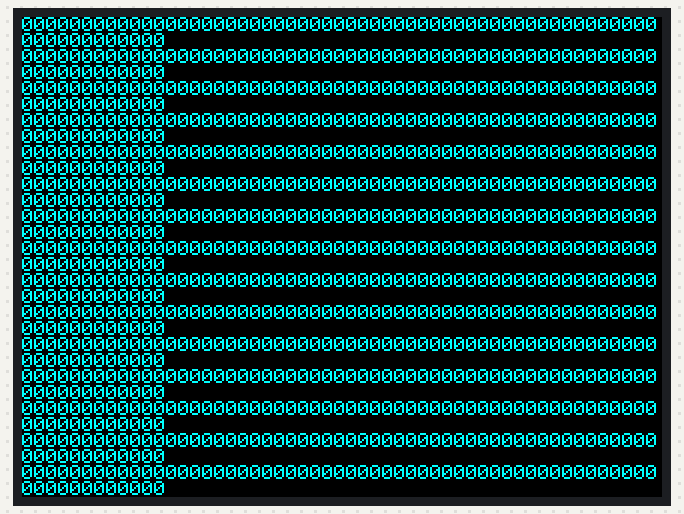
Recording of a sketch running on a simulated Arduino Uno, built with avr-gcc and run on an emulated ATmega328P. On the bench: 320×240 colour display. What the sketch prints to the serial monitor is not drawn.

Above: at 0.4 s.
At 1.1 s:
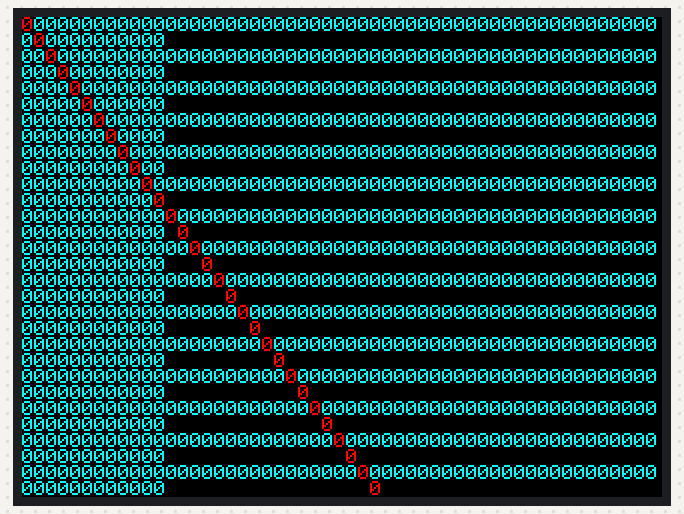

The sketch:

Apollo.ino
```cpp
//#define ONBOARD_APPLICATION

/*
#include "SevenSegmentDisplay.h"
#include "Timer.h"
#include "Buzzer.h"
#include "AnalogButtons.h"
#include "AnalogSensor.h"
#include "Averager.h"
#include "Display.h"
*/

#ifdef ONBOARD_APPLICATION
#include "Challenger.h"
#else
#include "Houston.h"
#endif


////////////////////////////////////////////////////////////////////////////////////////////////////
#ifdef ONBOARD_APPLICATION
CChallenger		g_application;
#else
CHouston		g_application;
#endif

/*
CTimer							g_fpsTimer( true );
CTFTDisplayOpenSmart400x240		g_display;
int								g_cyclesCount = 0;
*/


////////////////////////////////////////////////////////////////////////////////////////////////////
void setup()
{
	g_application.Init();


	/*
	Serial.begin( 9600 );
	g_fpsTimer.Start( 1000, true );
	g_display.Init();
	g_display.SetTextMode();
	*/
}
////////////////////////////////////////////////////////////////////////////////////////////////////
void loop()
{
	g_application.Tick();
	/*
	// Check FPS counter
	if( g_fpsTimer.IsReady() )
	{
		const unsigned int fps = g_cyclesCount;
		Serial.print( "FPS: " );
		Serial.println( fps );
		g_cyclesCount = 0;
	}

	++g_cyclesCount;
	*/

}
////////////////////////////////////////////////////////////////////////////////////////////////////
```

AnalogButtons.cpp
```cpp
#include "AnalogButtons.h"

/*
  AnalogButtons,

  created 02 Jan 2009 V 0.1

 Connect more than one button to a single analog pin,
 register a call-back function.which gets called when a button
 is pressed or held down for the defined number of seconds. Includes
 software key debouncing which may need to be adjusted, the the second
 argument to AnalogButtons class. Define the ANALOG_PIN in the constructor
 of AnalogButtons.

 The circuit:

 * 5 buttons, 1 side of all buttons connected together to +5V.
   The other side of each button is connected via a different value
   resister (tested with) 1k, 2k5, 5k8, 10k, 18k to one side of a
   100k resister which is in turn connected to GND. At the point
   where all the different resisters are joined you make a connection
   to your analog input. Basicly a different voltage divider is setup
   depending upon which button is pressed. You have to configure the
   Buttons Hi/Low values, see the comments in example code below and the
   AnalogButtons::configure(ANALOG_PIN) function.

   More or less than 5 buttons could be added, just pick different values
   of the resister sot hat all buttons have different values which arn't too
   close in size.

   I'm not sure what happens when Arduino is powered from batteries and Power V
   drops below V5.

 by Neil DUdman and everyone who's ever used Arduino

 */


Button::Button() {
}

Button::Button(int iid, int analogLowVal, int analogHighVal, int holdDuration)
{
  id = iid;
  BUTTON_L = analogLowVal;
  BUTTON_H = analogHighVal;
  duration  = holdDuration * 1000;
}

AnalogButtons::AnalogButtons(int ppin, int ddebounce_count, void (*pt2Func)(int, boolean))
{
  pin = ppin;
  pt2Function = pt2Func;
  debounce_count = ddebounce_count;
  counter = 0;
}

int AnalogButtons::addButton(Button b)
{
  if (buttonsIndex < MAXBUTTONS) {
    buttons[buttonsIndex] = b;
    buttonsIndex++;
  }
  else return -1;
}

void AnalogButtons::checkButtons()
{
  if (millis() + time > 100) // don't sample analog more than 100ms
  {
    int val = analogRead(pin);

    // So we can do some reseting if no buttons were pressed
    boolean foundOne = false;

    for (int i = 0; i < buttonsIndex; i++)
    {
      if (val <= buttons[i].BUTTON_H + 4 && val >= buttons[i].BUTTON_L - 4 )
      {
        foundOne = true;

        // First checking for button held down
        if ( buttons[i].isHeldDown != true && lastButtonPressed == buttons[i].id && ((millis() - previousMillis) > buttons[i].duration) )
        {
          buttons[i].isHeldDown = true;
          buttons[i].held();
          (*pt2Function) (buttons[i].id, true);

          time = millis();
          return;
        }   // Now if a different button has been pressed
        else if (lastButtonPressed !=  buttons[i].id ) {
          if ( lastButtonPressed != buttons[i].id )
          {
            counter ++;
          }
          if (counter >= debounce_count)
          {
            lastButtonPressed = buttons[i].id;
            counter = 0;
            previousMillis = millis();  // for detecting held
            buttons[i].pressed();
            Serial.println(lastButtonPressed);
            (*pt2Function) (buttons[i].id, false);

            time = millis();
            return;
          }
        }
      }
      else { // This button was not active so it can't any longer be held down
        buttons[i].isHeldDown = false;
      }
    }
    if ( !foundOne ) lastButtonPressed = -1;
    // no button was detected they must have been released
    //lastButtonPressed = -1;
    time = millis();
  }
}

// Press each button in turn and note the values returned to
// Serial monitor
void AnalogButtons::configure(int pin)
{
  // read the analog input into a variable:
  int analogValue = analogRead(pin
    );
  // print the result:
  Serial.println(analogValue);

  // wait 10 milliseconds for the analog-to-digital converter
  // to settle after the last reading:
  delay(1000);
}
```

AnalogButtons.h
```cpp
#ifndef ANALOGBUTTONS_H
#define ANALOGBUTTONS_H

/*
  AnalogButtons,

  created 02 Jan 2009 V 0.1

 Connect more than one button to a single analog pin,
 register a call-back function.which gets called when a button
 is pressed or held down for the defined number of seconds. Includes
 software key debouncing which may need to be adjusted, the the second
 argument to AnalogButtons class. Define the ANALOG_PIN in the constructor
 of AnalogButtons.

 The circuit:

 * 5 buttons, 1 side of all buttons connected together to +5V.
   The other side of each button is connected via a different value
   resister (tested with) 1k, 2k5, 5k8, 10k, 18k to one side of a
   100k resister which is in turn connected to GND. At the point
   where all the different resisters are joined you make a connection
   to your analog input. Basicly a different voltage divider is setup
   depending upon which button is pressed. You have to configure the
   Buttons Hi/Low values, see the comments in example code below and the
   AnalogButtons::configure(ANALOG_PIN) function.

   More or less than 5 buttons could be added, just pick different values
   of the resister sot hat all buttons have different values which arn't too
   close in size.

   I'm not sure what happens when Arduino is powered from batteries and Power V
   drops below V5.

 by Neil DUdman and everyone who's ever used Arduino

 */

#include "Arduino.h"
//#include <WProgram.h>

#define MAXBUTTONS 10

class Button
{
public:
  int id;
  int BUTTON_L;
  int BUTTON_H;

  // for additional functions HOLD
  long duration;
  boolean isHeldDown;

  Button();
  Button(int iid, int analogLowVal, int analogHighVal, int holdDuration = 1);

  // Override these fucntions if you want
  void pressed(){ }

  // Override these fucntions if you want
  void held(){}
};

class AnalogButtons
{
private:
  // for hold button, duration is specified for each button
  long previousMillis;

  // AnalogPin
  int pin;

  // Debouncng of normal pressing
  int debounce_count;
  long time;
  int counter;

  // Status of last press
  int lastButtonPressed;

  Button buttons[MAXBUTTONS];
  int buttonsIndex;

  // registered Callback function
  void (*pt2Function)(int, boolean);

public:
  AnalogButtons(int ppin, int ddebounce_count = 100, void (*pt2Func)(int, boolean) = 0);

  int addButton(Button b);

  void checkButtons();

  // Press each button in turn and note the values returned to
  // Serial monitor
  static void configure(int pin);
};

#endif
```

AnalogSensor.cpp
```cpp
#include "AnalogSensor.h"
#include "Arduino.h"

////////////////////////////////////////////////////////////////////////////////////////////////////
CAnalogSensor::CAnalogSensor( const int pin ) :
	m_pin( pin )
{}
////////////////////////////////////////////////////////////////////////////////////////////////////
float CAnalogSensor::GetVoltage() const
{
	const float R1 = 30000.0f;
	const float R2 = 7500.0f;

	const int readValue = analogRead( m_pin );
   	const float readVoltage = ( static_cast< float >( readValue ) * 5.0f ) / 1023.0f;
   	const float voltage = readVoltage / R2 * ( R1 + R2 );
   	return voltage;
}
////////////////////////////////////////////////////////////////////////////////////////////////////
float CAnalogSensor::GetCurrent() const
{
	const float mlVoltPerAmp = 185.0f; // use 100 for 20A Module and 66 for 30A Module
	const int rawValue = analogRead( m_pin );
	const float normValue = static_cast< float >( rawValue ) / 1023.0f;
	const float voltage = normValue * 5000.0f;	// Get mV
	const float current = ( voltage - 2500.0f ) / mlVoltPerAmp;


	Serial.print( "Current: " );
	Serial.println( current );


	//const float current = ( static_cast< float >( readValue ) * 5.0f ) / 511.0f;
	//return current;
	//return (float)readValue;

	return 0.0f;
}
////////////////////////////////////////////////////////////////////////////////////////////////////
```

AnalogSensor.h
```cpp
////////////////////////////////////////////////////////////////////////////////////////////////////
// Class for simple analog sensor.																  //
// For voltage: 5:1 voltage divider using a 30K and a 7.5K Ohm resistor.						  //
// For current: ACS712.																			  //
////////////////////////////////////////////////////////////////////////////////////////////////////
#ifndef ANALOG_SENSOR_H
#define ANALOG_SENSOR_H

////////////////////////////////////////////////////////////////////////////////////////////////////
class CAnalogSensor
{
public:
	CAnalogSensor( const int pin );
	float	GetVoltage() const;
	float 	GetCurrent() const;

private:

	const int	m_pin;
};
////////////////////////////////////////////////////////////////////////////////////////////////////
#endif
```

Display.cpp
```cpp
#include "Display.h"

#define SMALL_FONT

////////////////////////////////////////////////////////////////////////////////////////////////////
// Text size == 1, display: 32x15 symbols
////////////////////////////////////////////////////////////////////////////////////////////////////
#ifdef SMALL_FONT
static const uint8_t    TEXT_SIZE = 0;
static const uint8_t    LETTER_SIZE_X = 5;
static const uint8_t    LETTER_SIZE_Y = 7;
static const uint8_t    LETTER_COUNT_X = 65;
static const uint8_t    LETTER_COUNT_Y = 30;
#else
static const uint8_t    TEXT_SIZE = 1;
static const uint8_t    LETTER_SIZE_X = 11;
static const uint8_t    LETTER_SIZE_Y = 15;
static const uint8_t    LETTER_COUNT_X = 32;
static const uint8_t    LETTER_COUNT_Y = 15;
#endif
////////////////////////////////////////////////////////////////////////////////////////////////////
static const uint16_t   COLOR_BLACK = 0x0000;
static const uint16_t   COLOR_BLUE = 0x001F;
static const uint16_t   COLOR_RED = 0xF800;
static const uint16_t   COLOR_GREEN = 0x07E0;
static const uint16_t   COLOR_CYAN = 0x07FF;
static const uint16_t   COLOR_MAGENTA = 0xF81F;
static const uint16_t   COLOR_YELLOW = 0xFFE0;
static const uint16_t   COLOR_WHITE = 0xFFFF;
////////////////////////////////////////////////////////////////////////////////////////////////////
CDisplay::CDisplay() :
    m_backColor( COLOR_BLACK ),
    m_textColor( COLOR_CYAN ),
    m_critColor( COLOR_RED ),
    m_rotation( 1 )
{}
////////////////////////////////////////////////////////////////////////////////////////////////////
void CDisplay::Init()
{
    const int screenW = m_device.width();
    const int screenH = m_device.height();
    uint16_t id = m_device.readID();

    Serial.print("Dysplay " + String( screenW ) + "x" + String( screenH ) + " ID = 0x");
    Serial.println( id, HEX );

    if( 0x00D3 == id  || 0xD3D3 == id )
        id = 0x9481; // write-only shield
    if( 0xFFFF == id )
        id = 0x9341; // serial

    m_device.begin( id );
    m_device.fillScreen( m_backColor );

}
////////////////////////////////////////////////////////////////////////////////////////////////////
void CDisplay::SetTextMode()
{
    m_device.setRotation( m_rotation );
    m_device.setTextColor( m_textColor );
    m_device.setTextSize( TEXT_SIZE );

#ifdef SMALL_FONT
    m_device.println( "00000000000000000000000000000000000000000000000000000000000000000" );
    m_device.println( "00000000000000000000000000000000000000000000000000000000000000000" );
    m_device.println( "00000000000000000000000000000000000000000000000000000000000000000" );
    m_device.println( "00000000000000000000000000000000000000000000000000000000000000000" );
    m_device.println( "00000000000000000000000000000000000000000000000000000000000000000" );
    m_device.println( "00000000000000000000000000000000000000000000000000000000000000000" );
    m_device.println( "00000000000000000000000000000000000000000000000000000000000000000" );
    m_device.println( "00000000000000000000000000000000000000000000000000000000000000000" );
    m_device.println( "00000000000000000000000000000000000000000000000000000000000000000" );
    m_device.println( "00000000000000000000000000000000000000000000000000000000000000000" );
    m_device.println( "00000000000000000000000000000000000000000000000000000000000000000" );
    m_device.println( "00000000000000000000000000000000000000000000000000000000000000000" );
    m_device.println( "00000000000000000000000000000000000000000000000000000000000000000" );
    m_device.println( "00000000000000000000000000000000000000000000000000000000000000000" );
    m_device.println( "00000000000000000000000000000000000000000000000000000000000000000" );
    m_device.println( "00000000000000000000000000000000000000000000000000000000000000000" );
    m_device.println( "00000000000000000000000000000000000000000000000000000000000000000" );
    m_device.println( "00000000000000000000000000000000000000000000000000000000000000000" );
    m_device.println( "00000000000000000000000000000000000000000000000000000000000000000" );
    m_device.println( "00000000000000000000000000000000000000000000000000000000000000000" );
    m_device.println( "00000000000000000000000000000000000000000000000000000000000000000" );
    m_device.println( "00000000000000000000000000000000000000000000000000000000000000000" );
    m_device.println( "00000000000000000000000000000000000000000000000000000000000000000" );
    m_device.println( "00000000000000000000000000000000000000000000000000000000000000000" );
    m_device.println( "00000000000000000000000000000000000000000000000000000000000000000" );
    m_device.println( "00000000000000000000000000000000000000000000000000000000000000000" );
    m_device.println( "00000000000000000000000000000000000000000000000000000000000000000" );
    m_device.println( "00000000000000000000000000000000000000000000000000000000000000000" );
    m_device.println( "00000000000000000000000000000000000000000000000000000000000000000" );
    m_device.println( "+--------|+--------|+--------|+--------|+--------|+--------|+---|" );
#else
    m_device.println( "00000000000000000000000000000000" );
    m_device.println( "00000000000000000000000000000000" );
    m_device.println( "00000000000000000000000000000000" );
    //m_device.println( "Yaw angle:     13.0" );
    //m_device.println( "Pitch angle:  317.0" );
    //m_device.println( "Roll angle:    45.1" );
    m_device.println( "00000000000000000000000000000000" );
    m_device.println( "00000000000000000000000000000000" );
    m_device.println( "00000000000000000000000000000000" );
    m_device.println( "00000000000000000000000000000000" );
    m_device.println( "00000000000000000000000000000000" );
    m_device.println( "00000000000000000000000000000000" );
    m_device.println( "00000000000000000000000000000000" );
    m_device.println( "00000000000000000000000000000000" );
    m_device.println( "00000000000000000000000000000000" );
    m_device.println( "00000000000000000000000000000000" );
    m_device.println( "00000000000000000000000000000000" );
    //m_device.println( "--------------------------------" );
    m_device.println( "00000000000000000000000000000000" );
#endif
}
////////////////////////////////////////////////////////////////////////////////////////////////////
void CDisplay::DrawInt( const uint8_t x, const uint8_t y, const int value )
{
    const uint16_t symbolPosX = x * LETTER_SIZE_X + x;
    const uint16_t symbolPosY = y * LETTER_SIZE_Y + y;
    m_device.setTextColor( m_critColor );
    m_device.setCursor( symbolPosX, symbolPosY );
    m_device.print( value );
}
////////////////////////////////////////////////////////////////////////////////////////////////////
```

Display.h
```cpp
#ifndef DISPLAY_H
#define DISPLAY_H

#include <MCUFRIEND_kbv.h>

////////////////////////////////////////////////////////////////////////////////////////////////////
class CDisplay
{
public:
    CDisplay();
    void    Init();
    void    SetTextMode();
    void    DrawInt( const uint8_t x, const uint8_t y, const int value );
private:
    MCUFRIEND_kbv   m_device;
    const uint16_t  m_backColor;
    const uint16_t  m_textColor;
    const uint16_t  m_critColor;
    const uint8_t   m_rotation;
};
////////////////////////////////////////////////////////////////////////////////////////////////////

#endif
```

Houston.h
```cpp
////////////////////////////////////////////////////////////////////////////////////////////////////
// Class for receiver application.                                                                //
////////////////////////////////////////////////////////////////////////////////////////////////////
#ifndef HOUSTON_H
#define HOUSTON_H

#include "Display.h"
#include "Timer.h"

////////////////////////////////////////////////////////////////////////////////////////////////////
class CHouston
{
public:
    CHouston();
    void Init();
    void Tick();

private:

    void    MeasureFPS();

    CDisplay    m_display;
    CTimer      m_fpsTimer;
    int         m_cyclesCount;
    int         m_fps;
};
////////////////////////////////////////////////////////////////////////////////////////////////////

#endif
```

Challenger.cpp
```cpp

```

Source omitted: Houston.cpp (1307 bytes), Music.cpp (2265 bytes), Music.h (4010 bytes), SevenSegDisp3461BS.cpp (3250 bytes), SevenSegDisp3461BS.h (1411 bytes), SevenSegmentDisplay.cpp (1773 bytes), SevenSegmentDisplay.h (854 bytes), Timer.cpp (1392 bytes), Timer.h (816 bytes)
